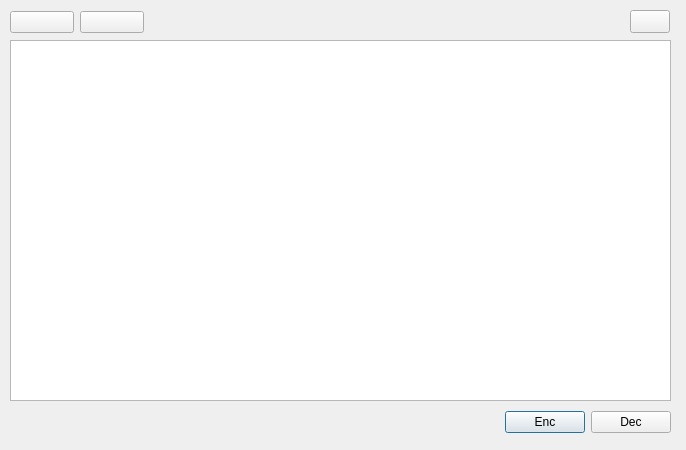
<?xml version="1.0" encoding="UTF-8"?>
<ui version="4.0">
 <class>shellusb</class>
 <widget class="QDialog" name="shellusb">
  <property name="geometry">
   <rect>
    <x>0</x>
    <y>0</y>
    <width>686</width>
    <height>450</height>
   </rect>
  </property>
  <property name="windowTitle">
   <string>Dialog</string>
  </property>
  <widget class="QWidget" name="layoutWidget">
   <property name="geometry">
    <rect>
     <x>10</x>
     <y>410</y>
     <width>661</width>
     <height>25</height>
    </rect>
   </property>
   <layout class="QHBoxLayout" name="horizontalLayout">
    <item>
     <spacer name="horizontalSpacer">
      <property name="orientation">
       <enum>Qt::Horizontal</enum>
      </property>
      <property name="sizeHint" stdset="0">
       <size>
        <width>40</width>
        <height>20</height>
       </size>
      </property>
     </spacer>
    </item>
    <item>
     <widget class="QPushButton" name="enc_btn">
      <property name="text">
       <string>Enc</string>
      </property>
     </widget>
    </item>
    <item>
     <widget class="QPushButton" name="dnc_btn">
      <property name="text">
       <string>Dec</string>
      </property>
     </widget>
    </item>
   </layout>
  </widget>
  <widget class="QTableView" name="tableView">
   <property name="geometry">
    <rect>
     <x>10</x>
     <y>40</y>
     <width>661</width>
     <height>361</height>
    </rect>
   </property>
   <property name="dragDropMode">
    <enum>QAbstractItemView::DragDrop</enum>
   </property>
   <property name="selectionBehavior">
    <enum>QAbstractItemView::SelectRows</enum>
   </property>
  </widget>
  <widget class="QPushButton" name="help_btn">
   <property name="geometry">
    <rect>
     <x>630</x>
     <y>10</y>
     <width>40</width>
     <height>23</height>
    </rect>
   </property>
   <property name="text">
    <string/>
   </property>
  </widget>
  <widget class="QWidget" name="layoutWidget_2">
   <property name="geometry">
    <rect>
     <x>10</x>
     <y>10</y>
     <width>134</width>
     <height>25</height>
    </rect>
   </property>
   <layout class="QHBoxLayout" name="horizontalLayout_2">
    <item>
     <widget class="QPushButton" name="back_btn">
      <property name="text">
       <string/>
      </property>
     </widget>
    </item>
    <item>
     <widget class="QPushButton" name="front_btn">
      <property name="text">
       <string/>
      </property>
     </widget>
    </item>
   </layout>
  </widget>
 </widget>
 <resources/>
 <connections/>
</ui>
